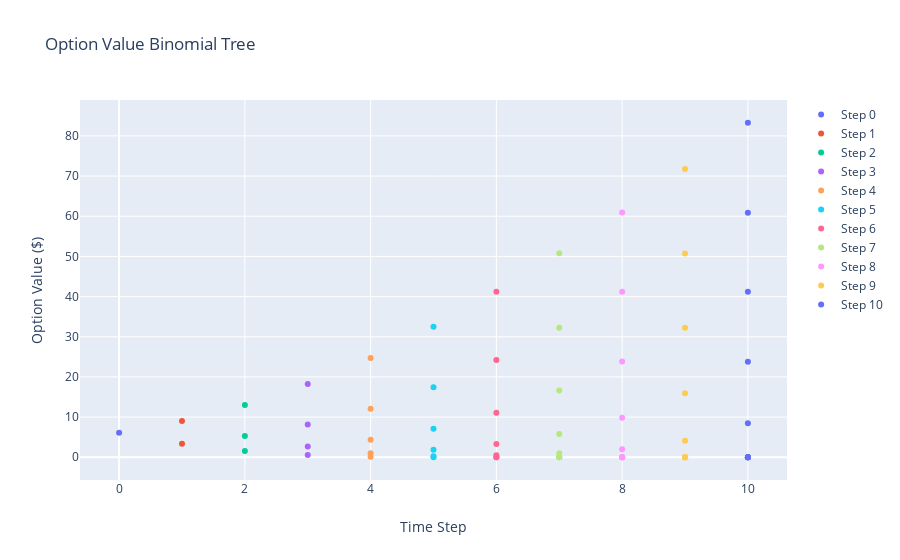

The cell this chart's notebook holds for it:
### Code cell
steps = 10
temp = pd.DataFrame(binomial_tree(100,105,1,r,.20,steps,'c',True))
data = []
for i in range(0,steps+1):
    trace = go.Scatter(
        x = (steps+1)*[i], y = temp.iloc[i][temp.iloc[i] != 1], name = 'Step {}'.format(i), mode = 'markers'
    )
    data.append(trace)
layout = go.Layout(
    title = 'Option Value Binomial Tree', yaxis = dict(title = 'Option Value ($)'), 
        xaxis = dict(title = 'Time Step'))
fig = go.Figure(data=data, layout=layout)
plotly.offline.iplot(fig)

### Figure 1 — Plotly figure (JSON) as saved in the notebook; plotly's stock layout.template omitted (floating-point values rounded to 4 significant figures)
{"data": [{"mode": "markers", "name": "Step 0", "type": "scatter", "x": [0, 0, 0, 0, 0, 0, 0, 0, 0, 0, 0], "y": [6.13]}, {"mode": "markers", "name": "Step 1", "type": "scatter", "x": [1, 1, 1, 1, 1, 1, 1, 1, 1, 1, 1], "y": [3.381, 9.048]}, {"mode": "markers", "name": "Step 2", "type": "scatter", "x": [2, 2, 2, 2, 2, 2, 2, 2, 2, 2, 2], "y": [1.568, 5.305, 13.02]}, {"mode": "markers", "name": "Step 3", "type": "scatter", "x": [3, 3, 3, 3, 3, 3, 3, 3, 3, 3, 3], "y": [0.5495, 2.648, 8.124, 18.22]}, {"mode": "markers", "name": "Step 4", "type": "scatter", "x": [4, 4, 4, 4, 4, 4, 4, 4, 4, 4, 4], "y": [0.1107, 1.015, 4.382, 12.1, 24.72]}, {"mode": "markers", "name": "Step 5", "type": "scatter", "x": [5, 5, 5, 5, 5, 5, 5, 5, 5, 5, 5], "y": [0, 0.2282, 1.85, 7.069, 17.43, 32.46]}, {"mode": "markers", "name": "Step 6", "type": "scatter", "x": [6, 6, 6, 6, 6, 6, 6, 6, 6, 6, 6], "y": [0, 0, 0.4704, 3.315, 11.05, 24.21, 41.23]}, {"mode": "markers", "name": "Step 7", "type": "scatter", "x": [7, 7, 7, 7, 7, 7, 7, 7, 7, 7, 7], "y": [0, 0, 0, 0.9696, 5.804, 16.63, 32.25, 50.77]}, {"mode": "markers", "name": "Step 8", "type": "scatter", "x": [8, 8, 8, 8, 8, 8, 8, 8, 8, 8, 8], "y": [0, 0, 0, 0, 1.998, 9.842, 23.83, 41.2, 60.92]}, {"mode": "markers", "name": "Step 9", "type": "scatter", "x": [9, 9, 9, 9, 9, 9, 9, 9, 9, 9, 9], "y": [0, 0, 0, 0, 0, 4.119, 15.92, 32.23, 50.74, 71.74]}, {"mode": "markers", "name": "Step 10", "type": "scatter", "x": [10, 10, 10, 10, 10, 10, 10, 10, 10, 10, 10], "y": [0, 0, 0, 0, 0, 0, 8.49, 23.8, 41.18, 60.9, 83.27]}], "layout": {"title": {"text": "Option Value Binomial Tree"}, "xaxis": {"title": {"text": "Time Step"}}, "yaxis": {"title": {"text": "Option Value ($)"}}}}
